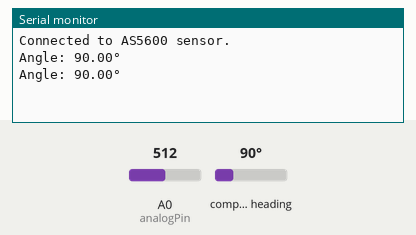
Recording of a program running on a simulated Arduino Mega 2560, built with avr-gcc and run on an emulated ATmega2560. Shown: the last lines printed to the serial monitor. The inputs (shaded band) are chosen by the test bench; at power-on: compass heading 90°, A0 (analogPin) = 512.

Above: at 1.8 s.
1.9 s: compass heading set to 7°
At 2.8 s:
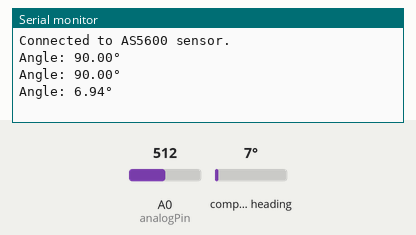
3.4 s: compass heading set to 180°
At 4.7 s:
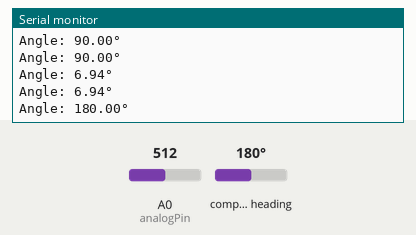
Timing chart, 0 to 6.4 s (numbered marks = the images above; inputs shaded):
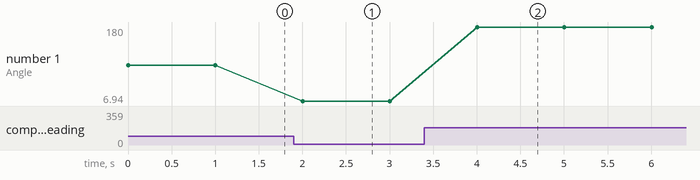

The program:

main.cpp
```cpp
#include <Arduino.h>
#include <Wire.h>
#include "AS5600.h"

AS5600 as5600;

// Define the analog input pin
const int analogPin = A0; // Change this to the pin you're using

void setup() {
 Serial.begin(115200); // Start serial communication at 115200 baud
 Wire.begin(); // Initialize I2C communication

 if (!as5600.begin()) { // Check if the sensor is successfully initialized
    Serial.println("Failed to connect to AS5600 sensor."); // Print error message if connection fails
 } else {
    Serial.println("Connected to AS5600 sensor."); // Print success message if connection is successful
 }
}

void loop() {
 uint16_t rawAngle = as5600.readAngle(); // Read the raw angle
 float angleDegrees = rawAngle * AS5600_RAW_TO_DEGREES; // Convert to degrees
 Serial.print("Angle: ");
 Serial.print(angleDegrees);
 Serial.println("°"); // Send the angle over serial

 int analogValue = analogRead(analogPin); // Read the analog input
 //Serial.print("Analog Value: ");
 //Serial.println(analogValue); // Print the analog value

 delay(1000); // Wait for 1 second
}
```

Measured:
- after the input at 1.9 s, the serial monitor: prints a new line after 0.10 s (image 1)
- after the input at 3.4 s, the serial monitor: prints a new line after 0.60 s (image 2)
- plotted number 1: 90 → 6.94 after the input at 1.9 s, 6.94 → 180 after the input at 3.4 s
